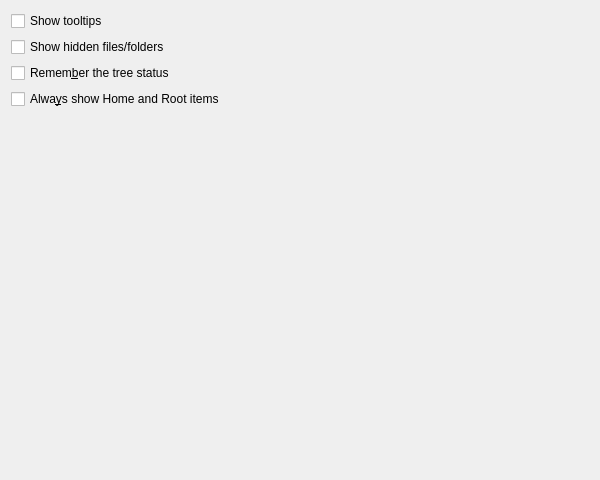
<ui version="4.0" >
 <author></author>
 <comment></comment>
 <exportmacro></exportmacro>
 <class>QuantaFilesTreeGlobalConfigBase</class>
 <widget class="QWidget" name="QuantaFilesTreeGlobalConfigBase" >
  <property name="geometry" >
   <rect>
    <x>0</x>
    <y>0</y>
    <width>600</width>
    <height>480</height>
   </rect>
  </property>
  <property name="windowTitle" >
   <string>QuantaFilesTree</string>
  </property>
  <layout class="QVBoxLayout" >
   <property name="margin" >
    <number>11</number>
   </property>
   <property name="spacing" >
    <number>6</number>
   </property>
   <item>
    <widget class="QCheckBox" name="kcfg_FilesTreeTooltips" >
     <property name="sizePolicy" >
      <sizepolicy>
       <hsizetype>1</hsizetype>
       <vsizetype>0</vsizetype>
       <horstretch>0</horstretch>
       <verstretch>0</verstretch>
      </sizepolicy>
     </property>
     <property name="whatsThis" >
      <string>If this is set the tooltips with additional information will show.</string>
     </property>
     <property name="text" >
      <string>Show tooltips</string>
     </property>
    </widget>
   </item>
   <item>
    <widget class="QCheckBox" name="kcfg_FilesTreeShowHidden" >
     <property name="whatsThis" >
      <string>If this is set the hidden files and folder in the filesystem will be visible.</string>
     </property>
     <property name="text" >
      <string>Show hidden files/folders</string>
     </property>
     <property name="shortcut" >
      <string/>
     </property>
    </widget>
   </item>
   <item>
    <widget class="QCheckBox" name="kcfg_FilesTreeSave" >
     <property name="whatsThis" >
      <string>If this is checked the tree status will be remembered. That means the open folder will get reopened again and the size of the columns will be restored.</string>
     </property>
     <property name="text" >
      <string>Remem&amp;ber the tree status</string>
     </property>
    </widget>
   </item>
   <item>
    <widget class="QCheckBox" name="kcfg_FilesTreeRootHome" >
     <property name="whatsThis" >
      <string>If this is checked the tree status will be remembered. That means the open folder will get reopened again and the size of the columns will be restored.</string>
     </property>
     <property name="text" >
      <string>Alwa&amp;ys show Home and Root items</string>
     </property>
    </widget>
   </item>
   <item>
    <spacer>
     <property name="orientation" >
      <enum>Qt::Vertical</enum>
     </property>
     <property name="sizeType" >
      <enum>QSizePolicy::Expanding</enum>
     </property>
     <property name="sizeHint" >
      <size>
       <width>20</width>
       <height>190</height>
      </size>
     </property>
    </spacer>
   </item>
  </layout>
 </widget>
 <layoutdefault spacing="6" margin="11" />
 <pixmapfunction>qPixmapFromMimeSource</pixmapfunction>
 <resources/>
 <connections/>
</ui>
